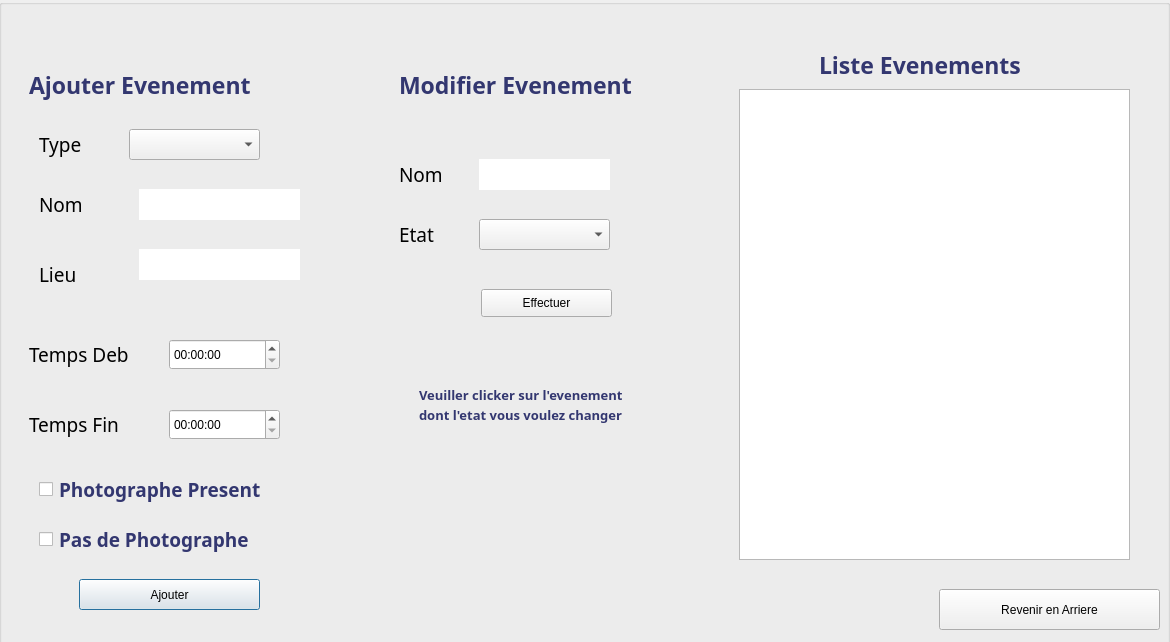
<?xml version="1.0" encoding="UTF-8"?>
<ui version="4.0">
 <class>ajtevent</class>
 <widget class="QDialog" name="ajtevent">
  <property name="geometry">
   <rect>
    <x>0</x>
    <y>0</y>
    <width>1170</width>
    <height>642</height>
   </rect>
  </property>
  <property name="windowTitle">
   <string>Dialog</string>
  </property>
  <widget class="QGroupBox" name="groupBox">
   <property name="geometry">
    <rect>
     <x>-1</x>
     <y>-1</y>
     <width>1171</width>
     <height>651</height>
    </rect>
   </property>
   <property name="styleSheet">
    <string notr="true">background-image: url(:/img/images/18589ddef0ecfabc1767286cf98a15dc.jpg);</string>
   </property>
   <property name="title">
    <string/>
   </property>
   <widget class="QLineEdit" name="nom">
    <property name="geometry">
     <rect>
      <x>140</x>
      <y>190</y>
      <width>161</width>
      <height>31</height>
     </rect>
    </property>
    <property name="styleSheet">
     <string notr="true">border : none ;
background-color: none;
color : #333770 ;
background-image : url();
    </string>
    </property>
   </widget>
   <widget class="QComboBox" name="typeajt">
    <property name="geometry">
     <rect>
      <x>130</x>
      <y>130</y>
      <width>131</width>
      <height>31</height>
     </rect>
    </property>
   </widget>
   <widget class="QLabel" name="label_7">
    <property name="geometry">
     <rect>
      <x>40</x>
      <y>130</y>
      <width>61</width>
      <height>31</height>
     </rect>
    </property>
    <property name="font">
     <font>
      <family>Neue Haas Grotesk Text Pro Extr</family>
      <pointsize>14</pointsize>
     </font>
    </property>
    <property name="text">
     <string>Type</string>
    </property>
   </widget>
   <widget class="QLabel" name="label_8">
    <property name="geometry">
     <rect>
      <x>40</x>
      <y>190</y>
      <width>51</width>
      <height>31</height>
     </rect>
    </property>
    <property name="font">
     <font>
      <family>Neue Haas Grotesk Text Pro Extr</family>
      <pointsize>14</pointsize>
     </font>
    </property>
    <property name="text">
     <string>Nom</string>
    </property>
   </widget>
   <widget class="QLabel" name="label_9">
    <property name="geometry">
     <rect>
      <x>40</x>
      <y>260</y>
      <width>51</width>
      <height>31</height>
     </rect>
    </property>
    <property name="font">
     <font>
      <family>Neue Haas Grotesk Text Pro Extr</family>
      <pointsize>14</pointsize>
     </font>
    </property>
    <property name="text">
     <string>Lieu</string>
    </property>
   </widget>
   <widget class="QLabel" name="label_10">
    <property name="geometry">
     <rect>
      <x>30</x>
      <y>340</y>
      <width>121</width>
      <height>31</height>
     </rect>
    </property>
    <property name="font">
     <font>
      <family>Neue Haas Grotesk Text Pro Extr</family>
      <pointsize>14</pointsize>
     </font>
    </property>
    <property name="text">
     <string>Temps Deb</string>
    </property>
   </widget>
   <widget class="QLabel" name="label_11">
    <property name="geometry">
     <rect>
      <x>30</x>
      <y>410</y>
      <width>111</width>
      <height>31</height>
     </rect>
    </property>
    <property name="font">
     <font>
      <family>Neue Haas Grotesk Text Pro Extr</family>
      <pointsize>14</pointsize>
     </font>
    </property>
    <property name="text">
     <string>Temps Fin</string>
    </property>
   </widget>
   <widget class="QLineEdit" name="lieu">
    <property name="geometry">
     <rect>
      <x>140</x>
      <y>250</y>
      <width>161</width>
      <height>31</height>
     </rect>
    </property>
    <property name="styleSheet">
     <string notr="true">border : none ;
background-color: none;
color : #333770 ;
background-image : url();
    </string>
    </property>
   </widget>
   <widget class="QTimeEdit" name="tempdeb">
    <property name="geometry">
     <rect>
      <x>170</x>
      <y>340</y>
      <width>111</width>
      <height>31</height>
     </rect>
    </property>
   </widget>
   <widget class="QTimeEdit" name="tempfin">
    <property name="geometry">
     <rect>
      <x>170</x>
      <y>410</y>
      <width>111</width>
      <height>31</height>
     </rect>
    </property>
   </widget>
   <widget class="QLabel" name="label_2">
    <property name="geometry">
     <rect>
      <x>30</x>
      <y>70</y>
      <width>261</width>
      <height>31</height>
     </rect>
    </property>
    <property name="font">
     <font>
      <family>Neue Haas Grotesk Text Pro Extr</family>
      <pointsize>17</pointsize>
      <weight>75</weight>
      <bold>true</bold>
     </font>
    </property>
    <property name="styleSheet">
     <string notr="true">border : none ;
background-color: none;
color : #333770 ;
background-image : url();
    </string>
    </property>
    <property name="text">
     <string>Ajouter Evenement</string>
    </property>
   </widget>
   <widget class="QLabel" name="label_3">
    <property name="geometry">
     <rect>
      <x>400</x>
      <y>70</y>
      <width>261</width>
      <height>31</height>
     </rect>
    </property>
    <property name="font">
     <font>
      <family>Neue Haas Grotesk Text Pro Extr</family>
      <pointsize>17</pointsize>
      <weight>75</weight>
      <bold>true</bold>
     </font>
    </property>
    <property name="styleSheet">
     <string notr="true">border : none ;
background-color: none;
color : #333770 ;
background-image : url();
    </string>
    </property>
    <property name="text">
     <string>Modifier Evenement</string>
    </property>
   </widget>
   <widget class="QLabel" name="label_4">
    <property name="geometry">
     <rect>
      <x>400</x>
      <y>160</y>
      <width>51</width>
      <height>31</height>
     </rect>
    </property>
    <property name="font">
     <font>
      <family>Neue Haas Grotesk Text Pro Extr</family>
      <pointsize>14</pointsize>
     </font>
    </property>
    <property name="text">
     <string>Nom</string>
    </property>
   </widget>
   <widget class="QLabel" name="label_5">
    <property name="geometry">
     <rect>
      <x>400</x>
      <y>220</y>
      <width>51</width>
      <height>31</height>
     </rect>
    </property>
    <property name="font">
     <font>
      <family>Neue Haas Grotesk Text Pro Extr</family>
      <pointsize>14</pointsize>
     </font>
    </property>
    <property name="text">
     <string>Etat</string>
    </property>
   </widget>
   <widget class="QComboBox" name="etat">
    <property name="geometry">
     <rect>
      <x>480</x>
      <y>220</y>
      <width>131</width>
      <height>31</height>
     </rect>
    </property>
   </widget>
   <widget class="QLabel" name="label_6">
    <property name="geometry">
     <rect>
      <x>820</x>
      <y>50</y>
      <width>261</width>
      <height>31</height>
     </rect>
    </property>
    <property name="font">
     <font>
      <family>Neue Haas Grotesk Text Pro Extr</family>
      <pointsize>17</pointsize>
      <weight>75</weight>
      <bold>true</bold>
     </font>
    </property>
    <property name="styleSheet">
     <string notr="true">border : none ;
background-color: none;
color : #333770 ;
background-image : url();
    </string>
    </property>
    <property name="text">
     <string>Liste Evenements</string>
    </property>
   </widget>
   <widget class="QTableView" name="tableView">
    <property name="geometry">
     <rect>
      <x>740</x>
      <y>90</y>
      <width>391</width>
      <height>471</height>
     </rect>
    </property>
   </widget>
   <widget class="QLineEdit" name="nomrech">
    <property name="geometry">
     <rect>
      <x>480</x>
      <y>160</y>
      <width>131</width>
      <height>31</height>
     </rect>
    </property>
    <property name="styleSheet">
     <string notr="true">border : none ;
background-color: none;
color : #333770 ;
background-image : url();
    </string>
    </property>
   </widget>
   <widget class="QCheckBox" name="present">
    <property name="geometry">
     <rect>
      <x>40</x>
      <y>470</y>
      <width>311</width>
      <height>41</height>
     </rect>
    </property>
    <property name="font">
     <font>
      <family>Neue Haas Grotesk Text Pro Thin</family>
      <pointsize>14</pointsize>
      <weight>75</weight>
      <bold>true</bold>
     </font>
    </property>
    <property name="styleSheet">
     <string notr="true">border : none ;
background-color: none;
color : #333770 ;
background-image : url();
    </string>
    </property>
    <property name="text">
     <string>Photographe Present</string>
    </property>
   </widget>
   <widget class="QCheckBox" name="nonpres">
    <property name="geometry">
     <rect>
      <x>40</x>
      <y>520</y>
      <width>301</width>
      <height>41</height>
     </rect>
    </property>
    <property name="font">
     <font>
      <family>Neue Haas Grotesk Text Pro Extr</family>
      <pointsize>14</pointsize>
      <weight>75</weight>
      <bold>true</bold>
     </font>
    </property>
    <property name="styleSheet">
     <string notr="true">border : none ;
background-color: none;
color : #333770 ;
background-image : url();
    </string>
    </property>
    <property name="text">
     <string>Pas de Photographe</string>
    </property>
   </widget>
   <widget class="QPushButton" name="ajouter">
    <property name="geometry">
     <rect>
      <x>80</x>
      <y>580</y>
      <width>181</width>
      <height>31</height>
     </rect>
    </property>
    <property name="text">
     <string>Ajouter</string>
    </property>
   </widget>
   <widget class="QPushButton" name="effectuer">
    <property name="geometry">
     <rect>
      <x>482</x>
      <y>290</y>
      <width>131</width>
      <height>28</height>
     </rect>
    </property>
    <property name="text">
     <string>Effectuer</string>
    </property>
   </widget>
   <widget class="QLabel" name="label_14">
    <property name="geometry">
     <rect>
      <x>120</x>
      <y>20</y>
      <width>61</width>
      <height>31</height>
     </rect>
    </property>
    <property name="styleSheet">
     <string notr="true">border : none ;
background-color: none;
color : #333770 ;
image: url(:/img/images/add-circle-outline-logo-icon-png-svg.png);
background-image : url();
    
</string>
    </property>
    <property name="text">
     <string/>
    </property>
   </widget>
   <widget class="QLabel" name="label_15">
    <property name="geometry">
     <rect>
      <x>500</x>
      <y>30</y>
      <width>61</width>
      <height>31</height>
     </rect>
    </property>
    <property name="styleSheet">
     <string notr="true">border : none ;
background-color: none;
color : #333770 ;
image: url(:/img/images/SVG-edit_logo.svg.png);
background-image : url();
    
</string>
    </property>
    <property name="text">
     <string/>
    </property>
   </widget>
   <widget class="QLabel" name="label_16">
    <property name="geometry">
     <rect>
      <x>910</x>
      <y>10</y>
      <width>61</width>
      <height>31</height>
     </rect>
    </property>
    <property name="styleSheet">
     <string notr="true">border : none ;
background-color: none;
image: url(:/img/images/audi.png);
color : #333770 ;
background-image : url();
    
</string>
    </property>
    <property name="text">
     <string/>
    </property>
   </widget>
   <widget class="QPushButton" name="pushButton">
    <property name="geometry">
     <rect>
      <x>940</x>
      <y>590</y>
      <width>221</width>
      <height>41</height>
     </rect>
    </property>
    <property name="text">
     <string>Revenir en Arriere</string>
    </property>
   </widget>
   <widget class="QLabel" name="label_12">
    <property name="geometry">
     <rect>
      <x>420</x>
      <y>380</y>
      <width>291</width>
      <height>31</height>
     </rect>
    </property>
    <property name="font">
     <font>
      <family>Neue Haas Grotesk Text Pro Extr</family>
      <pointsize>10</pointsize>
      <weight>75</weight>
      <bold>true</bold>
     </font>
    </property>
    <property name="styleSheet">
     <string notr="true">border : none ;
background-color: none;
color : #333770 ;
background-image : url();
    </string>
    </property>
    <property name="text">
     <string>Veuiller clicker sur l'evenement</string>
    </property>
   </widget>
   <widget class="QLabel" name="label_13">
    <property name="geometry">
     <rect>
      <x>420</x>
      <y>400</y>
      <width>291</width>
      <height>31</height>
     </rect>
    </property>
    <property name="font">
     <font>
      <family>Neue Haas Grotesk Text Pro Extr</family>
      <pointsize>10</pointsize>
      <weight>75</weight>
      <bold>true</bold>
     </font>
    </property>
    <property name="styleSheet">
     <string notr="true">border : none ;
background-color: none;
color : #333770 ;
background-image : url();
    </string>
    </property>
    <property name="text">
     <string>dont l'etat vous voulez changer</string>
    </property>
   </widget>
  </widget>
 </widget>
 <resources/>
 <connections/>
</ui>
